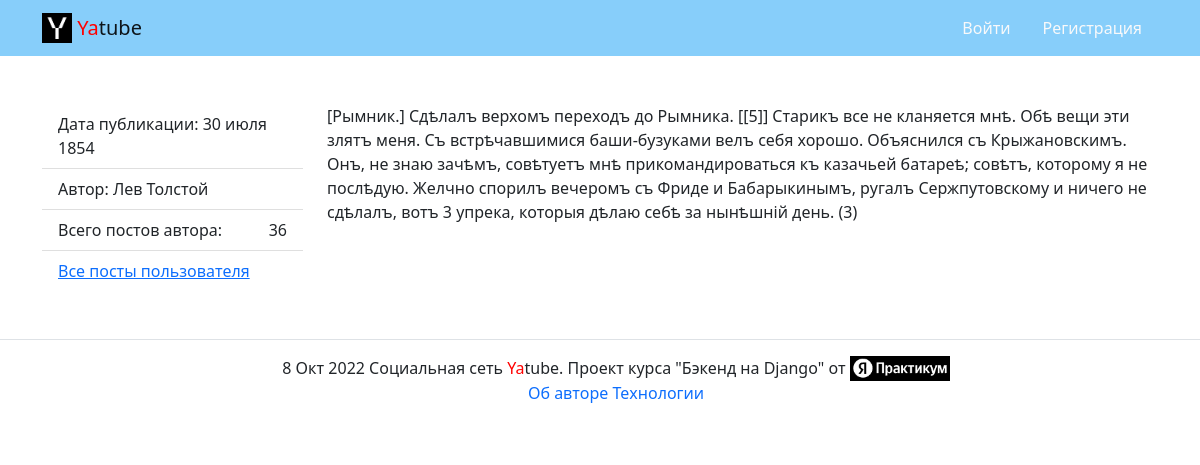
Page /posts/36/ on the committed database.
### posts/models.py (models this page shows, shortened)
class Post(models.Model):
    text = models.TextField(
        verbose_name="Текст поста",
        help_text="Добавьте описание поста"
    )
    pub_date = models.DateTimeField(
        auto_now_add=True,
        verbose_name="Дата публикации"
    )
    author = models.ForeignKey(
        User,
        on_delete=models.CASCADE,
        related_name='posts',
        verbose_name="Автор"
    )
    group = models.ForeignKey(
        Group,
        blank=True,
        null=True,
        related_name='posts',
        on_delete=models.SET_NULL,
        verbose_name="Группа",
        help_text="Укажите группу в которой опубликуется пост"
    )
    image = models.ImageField(
        verbose_name="Картинка",
        help_text="Прикрепите изображение",
        upload_to='posts/',
        blank=True
    )
    class Meta:
        ordering = ('-pub_date',)
        verbose_name = "Статья"
        verbose_name_plural = "Статьи"

### posts/views.py (the view)
# urls.py: path('posts/<int:post_id>/', views.post_detail, name='post_detail'),
def post_detail(request, post_id):
    post = get_object_or_404(
        Post.objects.select_related('author', 'group'), pk=post_id
    )
    context = {
        'post': post,
        'count_post': post.author.posts.count(),
        'form': CommentForm(),
        'comments': post.comments.select_related('author')
    }
    return render(request, 'posts/post_detail.html', context, )

### templates/posts/post_detail.html (shortened to what this page needs)
{% extends 'base.html' %}
{% load thumbnail %}
{% load user_filters %}
{% block content %}
  <div class="row">
    <aside class="col-12 col-md-3">
      <ul class="list-group list-group-flush">
        <li class="list-group-item">
          Дата публикации: {{ post.pub_date|date:"d E Y" }}
        </li>
            <li class="list-group-item">
              Автор: {% if post.author.get_full_name %}{{ post.author.get_full_name }}{% else %}{{ post.author }}{% endif %}
            </li>
            <li class="list-group-item d-flex justify-content-between align-items-center">
              Всего постов автора:  <span >{{ count_post }}</span>
        </li>
        <li class="list-group-item">
          <a href="{% url 'posts:profile' post.author.username %}">Все посты пользователя</a>
        </li>
      </ul>
    </aside>
    <article class="col-12 col-md-9">
      <p>{{ post.text }}</p>
    </article>
  </div>
{% endblock %}

### rows in the picture
Post: pub_date "30 июля 1854", author.get_full_name "Лев Толстой", text "[Рымник.] Сдѣлалъ верхомъ переходъ до Рымника. [[5]] Старикъ все не кланяется мнѣ. Обѣ вещи эти злятъ меня. Съ встрѣчавшимися баши-бузуками велъ себя хорошо. Объяснился съ Крыжановскимъ. Онъ, не знаю зачѣмъ, совѣтуетъ мнѣ прикомандироваться къ казачьей батареѣ; совѣтъ, которому я не послѣдую. Желчно спорилъ вечеромъ съ Фриде и Бабарыкинымъ, ругалъ Сержпутовскому и ничего не сдѣлалъ, вотъ 3 упрека, которыя дѣлаю себѣ за нынѣшній день. (3)"

### other values in the picture
{{ count_post }} "36"
